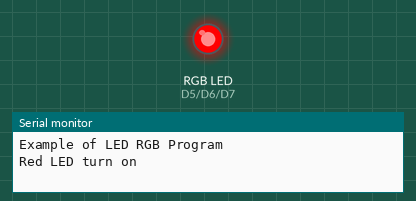
Recording of a program running on a simulated ESP8266 (NodeMCU). Shown: an RGB LED mixed from three pins (HIGH = lit), the last lines printed to the serial monitor.

Above: at 0.5 s.
At 1.5 s:
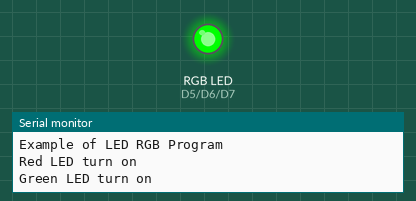
At 5.5 s:
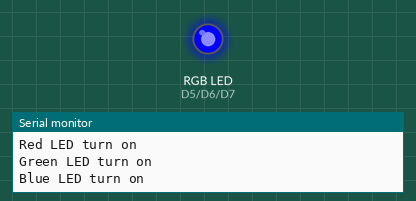
Timing chart, 0 to 6.9 s (numbered marks = the images above):
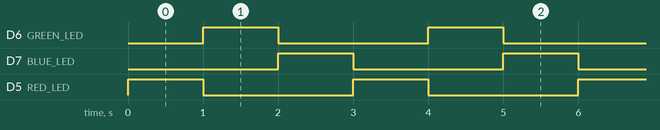

Measured:
- by itself, D6 (GREEN_LED), D7 (BLUE_LED), D5 (RED_LED): alternates HIGH for 1.0 s and LOW for 2.0 s
- by itself, everything shown: repeats every 3.0 s, in 3 steps

The program:

main.cpp
```cpp
#include <Arduino.h>

#define RED_LED D5   // Red color led
#define GREEN_LED D6 // Green color led
#define BLUE_LED D7  // Blue color led

void setup()
{
  Serial.begin(115200);
  pinMode(RED_LED, OUTPUT); // manage digital pins as the output
  pinMode(GREEN_LED, OUTPUT);
  pinMode(BLUE_LED, OUTPUT);
  Serial.println("Example of LED RGB Program");
}

void rgbLED()
{
  digitalWrite(RED_LED, HIGH);
  digitalWrite(GREEN_LED, LOW);
  digitalWrite(BLUE_LED, LOW);
  Serial.println("Red LED turn on");
  delay(1000);

  digitalWrite(RED_LED, LOW);
  digitalWrite(GREEN_LED, HIGH);
  digitalWrite(BLUE_LED, LOW);
  Serial.println("Green LED turn on");
  delay(1000);

  digitalWrite(RED_LED, LOW);
  digitalWrite(GREEN_LED, LOW);
  digitalWrite(BLUE_LED, HIGH);
  Serial.println("Blue LED turn on");
  delay(1000);
}

void loop()
{
  rgbLED();
}
```
